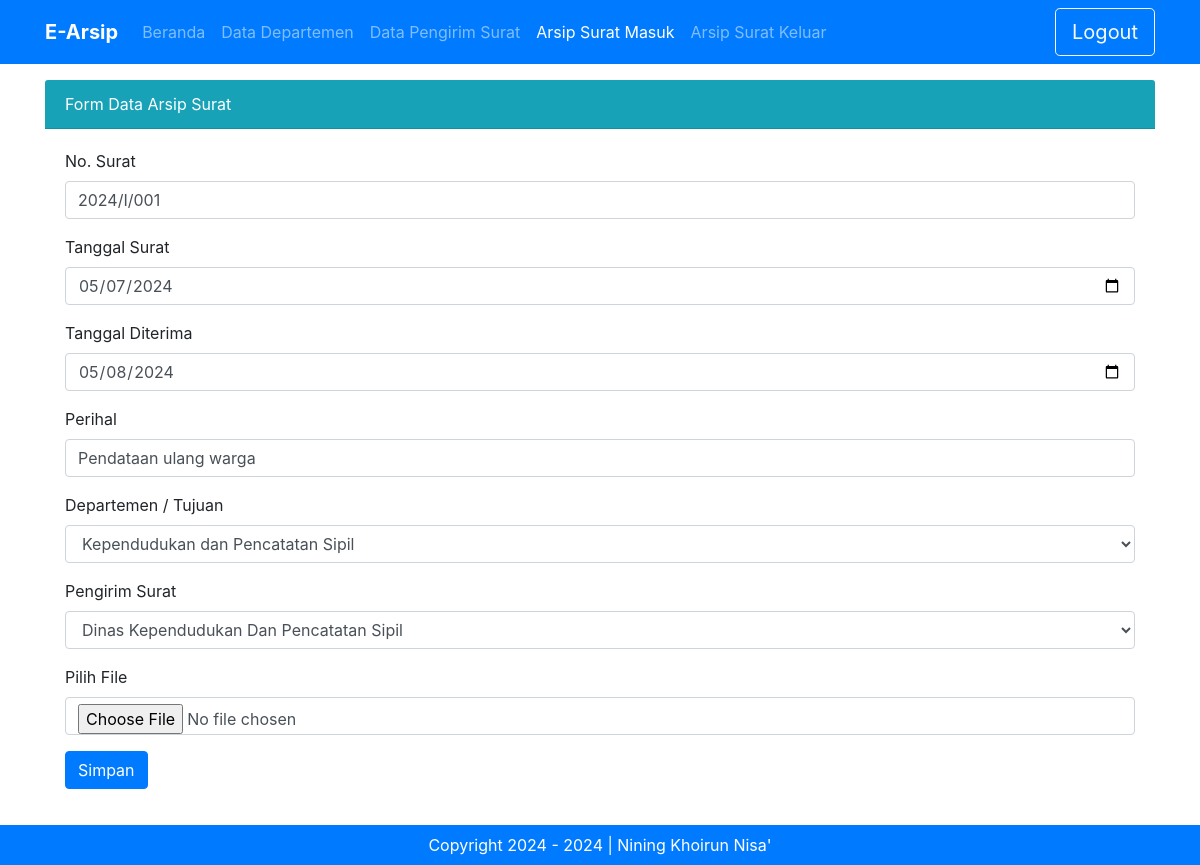
Screenshot of /admin.php?halaman=arsip_surat&hal=edit&id=10 with the database file from the repository.
### tables this page shows
CREATE TABLE `tbl_arsip` (
  `id_arsip` int(11) NOT NULL,
  `no_surat` varchar(30) NOT NULL,
  `tanggal_surat` date NOT NULL,
  `tanggal_diterima` date NOT NULL,
  `perihal` varchar(100) NOT NULL,
  `id_departemen` int(11) NOT NULL,
  `id_pengirim` int(11) NOT NULL,
  `file` text NOT NULL
);

CREATE TABLE `tbl_departemen` (
  `id_departemen` int(11) NOT NULL,
  `nama_departemen` varchar(50) NOT NULL
);

CREATE TABLE `tbl_pengirim_surat` (
  `id_pengirim` int(11) NOT NULL,
  `nama_pengirim_surat` varchar(50) NOT NULL,
  `alamat` text NOT NULL,
  `no_hp` varchar(13) NOT NULL,
  `email` varchar(30) NOT NULL
);

### admin.php (called while the page is built, shortened)
<?php include "template/header.php"; ?>
<?php include "content.php"; ?>
<?php include "template/footer.php"; ?>

### modul/arsip/form.php (the view, shortened to what this page needs)
<?php
    if(isset($_GET['hal']))
    {
      if($_GET['hal'] == "edit")
      {
        $tampil = mysqli_query($koneksi, "SELECT
        tbl_arsip.*,
        tbl_departemen.nama_departemen,
        tbl_pengirim_surat.nama_pengirim_surat,
        tbl_pengirim_surat.no_hp
        FROM
          tbl_arsip
        INNER JOIN tbl_departemen ON tbl_arsip.id_departemen = tbl_departemen.id_departemen
        INNER JOIN tbl_pengirim_surat ON tbl_arsip.id_pengirim = tbl_pengirim_surat.id_pengirim
         WHERE tbl_arsip.id_arsip='$_GET[id]'");
        $data = mysqli_fetch_array($tampil);
        if($data)
        {
          $vno_surat             = $data['no_surat'];
          $vtanggal_surat        = $data['tanggal_surat'];
          $vtanggal_diterima     = $data['tanggal_diterima'];
          $vperihal              = $data['perihal'];
          $vid_departemen        = $data['id_departemen'];
          $vnama_departemen      = $data['nama_departemen'];
          $vid_pengirim          = $data['id_pengirim'];
          $vnama_pengirim_surat  = $data['nama_pengirim_surat'];
          $vfile                 = $data['file'];
        }
      }
    }
?>
<div class="container mt-3">
  <div class="card-header bg-info text-white">
    Form Data Arsip Surat
  </div>
  <div class="card-body">
    <form method="post" action="" enctype="multipart/form-data">
    <div class="form-group">
        <label for="no_surat">No. Surat</label>
        <input type="text" class="form-control" id="no_surat" name="no_surat" value="<?=@$vno_surat?>" required>
    </div>
    <div class="form-group">
        <label for="tanggal_surat">Tanggal Surat</label>
        <input type="date" class="form-control" id="tanggal_surat" name="tanggal_surat" value="<?=@$vtanggal_surat?>" required>
    </div>
    <div class="form-group">
        <label for="tanggal_diterima">Tanggal Diterima</label>
        <input type="date" class="form-control" id="tanggal_diterima" name="tanggal_diterima" value="<?=@$vtanggal_diterima?>" required>
    </div>
    <div class="form-group">
        <label for="perihal">Perihal</label>
        <input type="perihal" class="form-control" id="perihal" name="perihal" value="<?=@$vperihal?>" required>
    </div>
    <div class="form-group">
        <label for="id_departemen">Departemen / Tujuan</label>
        <select class="form-control" name="id_departemen">
            <option value="<?=@$vid_departemen?>"><?=@$vnama_departemen?></option>
        </select>
    </div>
    <div class="form-group">
        <label for="id_pengirim">Pengirim Surat</label>
        <select class="form-control" name="id_pengirim">
            <option value="<?=@$vid_pengirim?>"><?=@$vnama_pengirim_surat?></option>
        </select>
    </div>
    <div class="form-group">
        <label for="file">Pilih File</label>
        <input type="file" class="form-control" id="file" name="file" value="<?=@$vfile?>" required>
    </div>
    <button type="submit" name="bsimpan" class="btn btn-primary">Simpan</button>
    </form>
  </div>
</div>

### rows the page displays
tbl_arsip: no_surat "2024/I/001", tanggal_surat "05/07/2024", tanggal_diterima "05/08/2024", perihal "Pendataan ulang warga", id_departemen "Kependudukan dan Pencatatan Sipil", id_pengirim "Dinas Kependudukan Dan Pencatatan Sipil"
